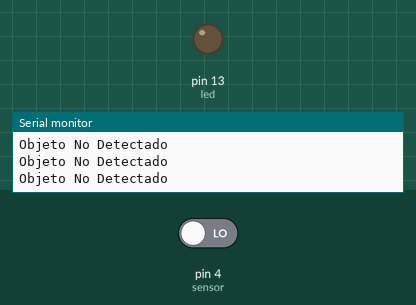
The sketch below on a simulated Arduino Uno, built with avr-gcc and run on an emulated ATmega328P. On the bench: output pins drawn as LEDs (lit = HIGH), the last lines printed to the serial monitor. Dashed ring = blinking. Inputs (shaded band) come from the test bench; at power-on: pin 4 (sensor) LOW.

Above: at 2.8 s.
2.9 s: pin 4 (sensor) driven HIGH
At 3.25 s:
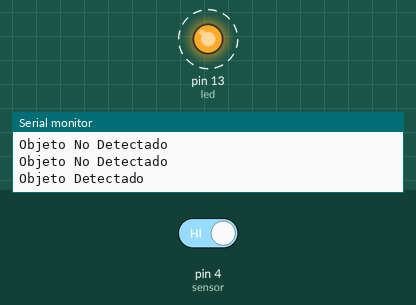
6.4 s: pin 4 (sensor) driven LOW
At 6.4 s:
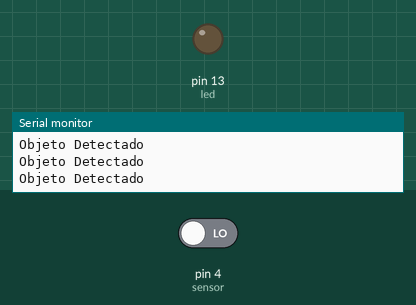
Timing chart, 0 to 9.4 s (numbered marks = the images above; inputs shaded):
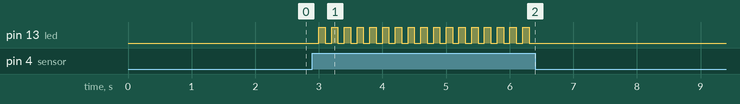

The sketch:

pir.ino
```cpp
const int sensor = 4;
const int led = 13;
void setup() {
  // put your setup code here, to run once:
  Serial.begin(9600);
 pinMode(sensor, INPUT);
  pinMode(led, OUTPUT);
}

void loop() {
  // put your main code here, to run repeatedly:
if(digitalRead(sensor)){
    digitalWrite(led,HIGH);
    delay(100);
    digitalWrite(led,LOW);
    delay(100);
    Serial.println("Objeto Detectado");
  }else{
    digitalWrite(led,LOW);
    Serial.println("Objeto No Detectado");
    delay(1000);

  }
}
```

Measured:
- after the input at 2.9 s, pin 13 (led): alternates HIGH for 0.10 s and LOW for 0.10 s, starting after 0.10 s
- after the input at 6.4 s, pin 13 (led): stops changing and stays LOW
